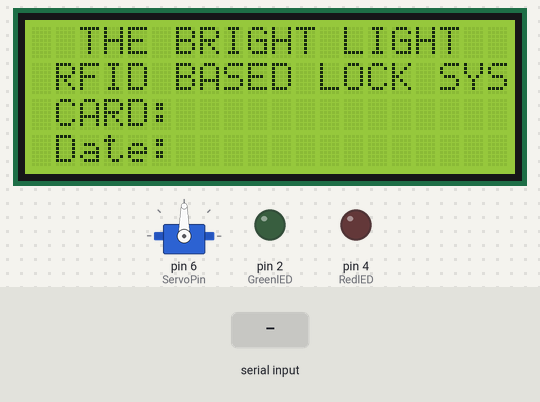
The sketch below on a simulated Arduino Uno, built with avr-gcc and run on an emulated ATmega328P. Parts: servo, 20×4 character LCD, output pins drawn as LEDs (lit = HIGH). Dashed ring = blinking. The test bench sets the inputs (shaded band). What the sketch prints to the serial monitor is not drawn.

Above: at 1.2 s.
1.3 s: "Access Denied!" received over Serial
At 3.4 s:
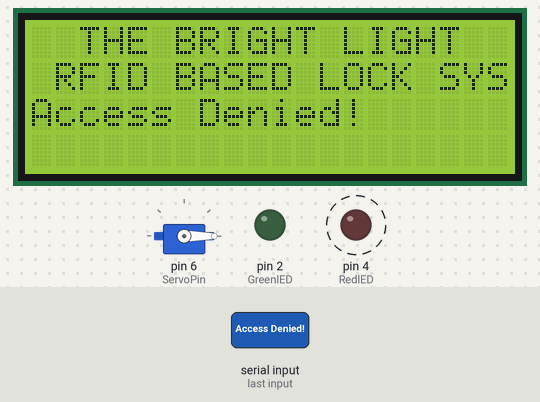
4.3 s: "E280689401A9" received over Serial
At 6.2 s:
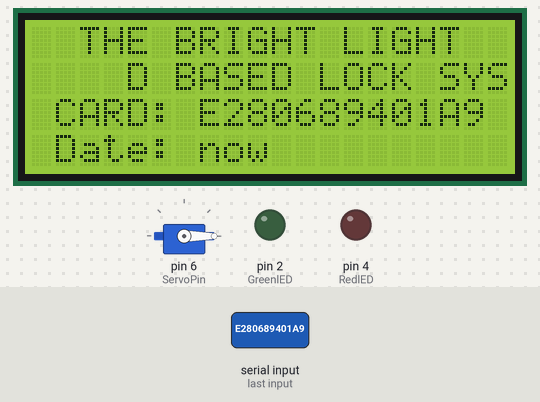
6.5 s: "n" received over Serial
At 8.1 s:
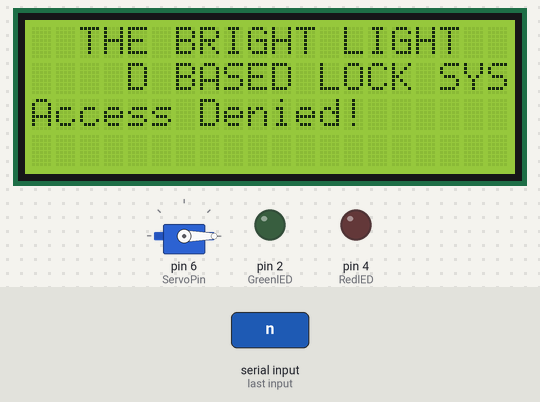
8.5 s: "E2000019060C" received over Serial
At 9.9 s:
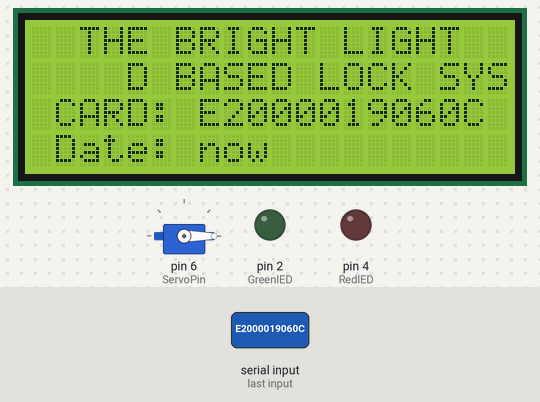
10.6 s: "1" received over Serial
At 11.0 s:
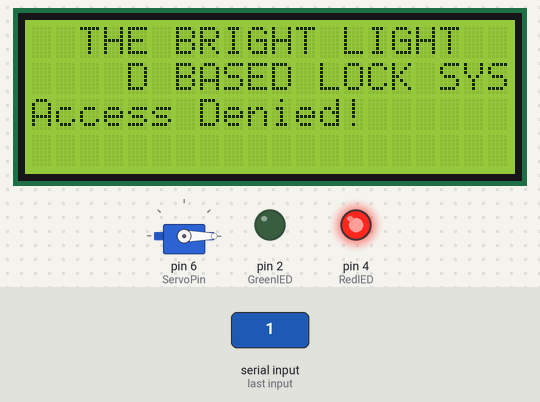
Timing chart, 0 to 13.6 s (numbered marks = the images above; inputs shaded):
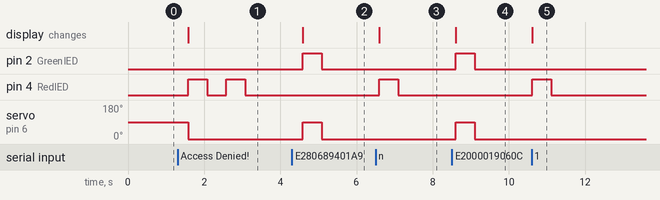

Measured:
- after the input at 1.3 s, pin 4 (RedlED): alternates HIGH for 0.50 s and LOW for 0.51 s, 4 changes in all, then stays LOW, starting after 0.28 s; servo on pin 6 (ServoPin): 90° → 0° after 0.28 s; the display: changes after 0.28 s (image 1)
- after the input at 4.3 s, pin 2 (GreenlED): LOW → HIGH after 0.29 s, → LOW 0.50 s later; servo on pin 6 (ServoPin): 0° → 90° after 0.29 s, → 0° 0.50 s later; the display: changes after 0.29 s (image 2)
- after the input at 6.5 s, pin 4 (RedlED): LOW → HIGH after 0.10 s, → LOW 0.50 s later; the display: changes after 0.10 s (image 3)
- after the input at 8.5 s, pin 2 (GreenlED): LOW → HIGH after 0.10 s, → LOW 0.50 s later; servo on pin 6 (ServoPin): 0° → 90° after 0.10 s, → 0° 0.50 s later; the display: changes after 0.10 s (image 4)
- after the input at 10.6 s, pin 4 (RedlED): LOW → HIGH at once, → LOW 0.50 s later; the display: changes at once (image 5)

The sketch:

main.ino
```cpp
#include <LiquidCrystal.h> //library for LCD
#include <Servo.h>

struct Data
{
    String id;
    String date;
};

LiquidCrystal lcd(13, 12, 11, 10, 9, 8);
Servo myservo;

const int RedlED = 4;
const int GreenlED = 2;
const int ServoPin = 6;

char c;
String id;

int wait = 5000;

void setup() {
  Serial.begin(9600);
  pinMode(RedlED, OUTPUT);
  pinMode(GreenlED, OUTPUT);
  myservo.attach(ServoPin);
  Serial.println("Please scan your RFID Card");

  lcd.begin(20, 4);
  lcd.setCursor(0, 0);
  lcd.print("  THE BRIGHT LIGHT ");
  lcd.setCursor(0, 1);
  lcd.print(" RFID BASED LOCK SYS");
  lcd.setCursor(0, 2);
  lcd.print(" CARD:   ");
  lcd.setCursor(0, 3);
  lcd.print(" Date:   ");

}

void readFromRFID()
{
    int count = 0;
    if (Serial.available() > 0)
    {
        while (count != 12)
        {
            c = Serial.read();
            count++;
            id += c;
        }
    }
    else
    {
        id = "n";
    }

}

struct Data validate_person()
{
    struct Data person;
    if (id == "n")
    {
        person.id = "noAction";
        return person;
    }

    if (id == "E280689401A9" || id == "E2000019060C")
    {
        person.id = id;
        person.date = "now";
        return person;
    }
    else
    {
        person.id = "Access Denied!";
        return person;
    }
}

void action(struct Data person)
{
    if (person.id != "noAction")
    {
        if (person.id == "Access Denied!")
        {
            myservo.write(0);
            lcd.setCursor(0, 2);
            lcd.print("Access Denied!       ");
            lcd.setCursor(0, 3);
            lcd.print("                ");
            digitalWrite(RedlED, HIGH);
            delay(500);
            digitalWrite(RedlED, LOW);
        }
        else
        {
            myservo.write(90);
            lcd.setCursor(0, 2);
            lcd.print(" CARD: ");
            lcd.print(person.id);
            lcd.print("     ");
            lcd.setCursor(0, 3);
            lcd.print(" Date: ");
            lcd.print(person.date);
            lcd.print("     ");
            digitalWrite(GreenlED, HIGH);
            delay(500);
            digitalWrite(GreenlED, LOW);
            myservo.write(0);
        }

    }
    else
    {

    }

}
void loop() {
    id = "";
    readFromRFID();
    struct Data person = validate_person();
    action(person);
    delay(500);
}
```
